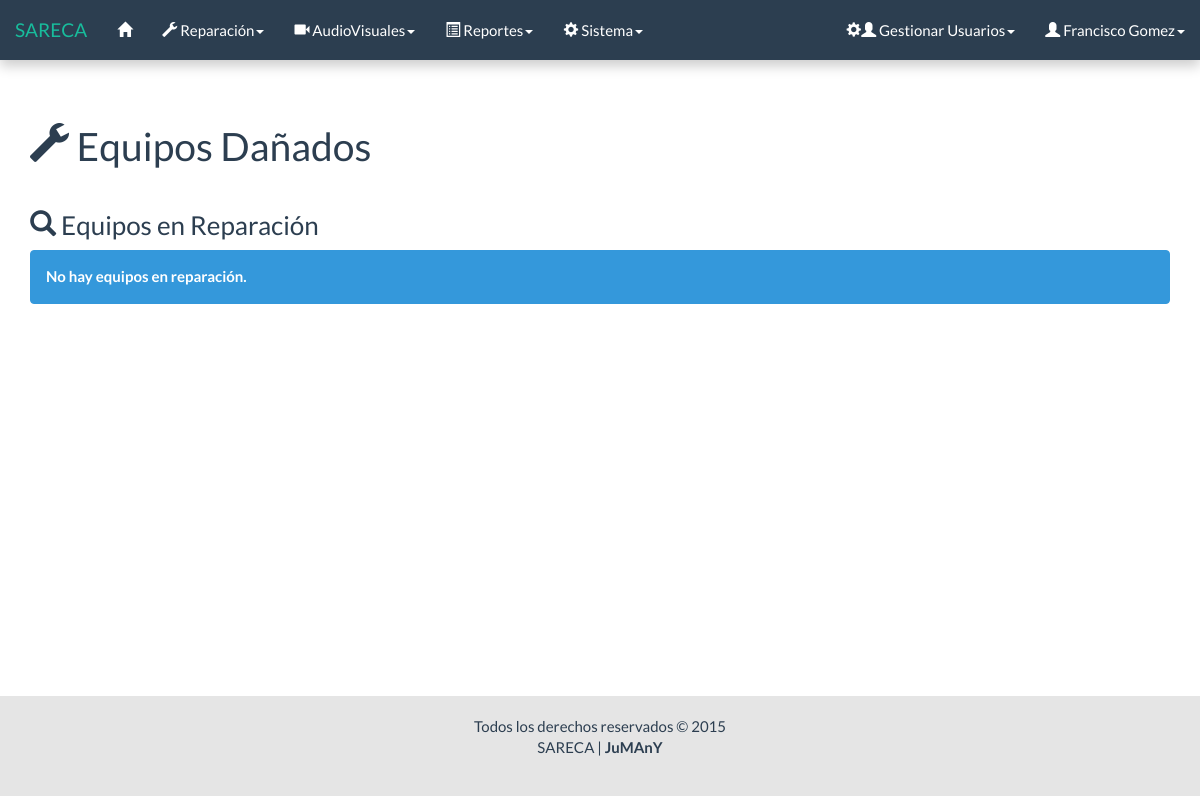
Page /html/consulta_equipo_f.php (signed in) on the earlier database version.
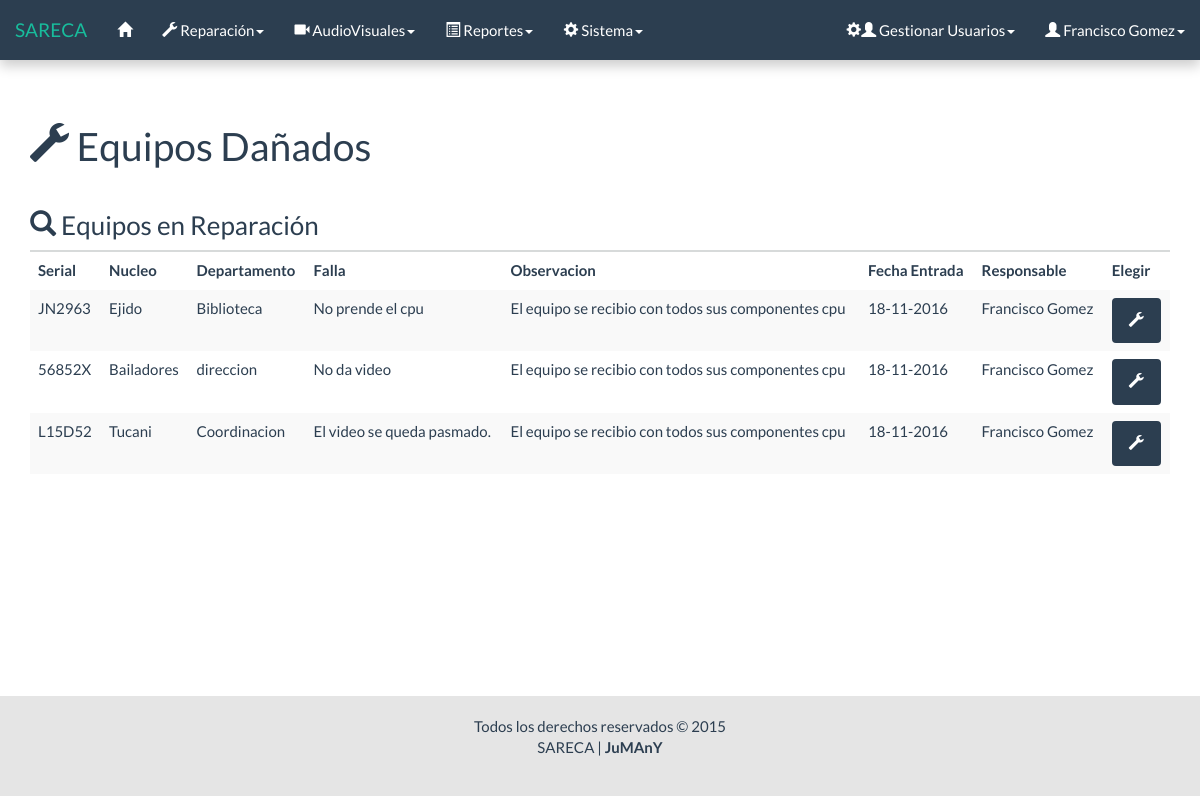
Same page on the later database version.
### tables this page shows
CREATE TABLE `reparacion` (
  `Id` int(11) NOT NULL AUTO_INCREMENT,
  `Serial_equipo` varchar(11) NOT NULL,
  `Fecha_entrada` date NOT NULL,
  `Nucleo` varchar(50) NOT NULL,
  `Departamento` varchar(100) NOT NULL,
  `falla` varchar(200) NOT NULL,
  `Estado` int(1) NOT NULL,
  `observacion` varchar(200) NOT NULL,
  `resultado` int(1) NOT NULL,
  `observacion_reaparacion` varchar(200) NOT NULL,
  `Fecha_salida` date NOT NULL,
  `responsable` varchar(50) NOT NULL,
  PRIMARY KEY (`Id`),
  UNIQUE KEY `Serial_equipo` (`Serial_equipo`,`Fecha_entrada`),
  KEY `responsable` (`responsable`),
  CONSTRAINT `reparacion_ibfk_1` FOREIGN KEY (`responsable`) REFERENCES `usuario` (`Id`) ON UPDATE CASCADE
);

CREATE TABLE `usuario` (
  `Id` varchar(50) NOT NULL,
  `Contrasena` varchar(32) NOT NULL,
  `Nivel` int(1) NOT NULL,
  `Nombre` varchar(50) NOT NULL,
  `correo` varchar(50) NOT NULL,
  PRIMARY KEY (`Id`)
);

### html/consulta_equipo_f.php (the view, shortened to what this page needs)
<?php
	require('../php/conexion/conexion.php');
	$sql = "SELECT reparacion.*, usuario.Nombre
			FROM reparacion
			JOIN usuario ON usuario.Id = reparacion.responsable
			WHERE Estado = 1";
	$res = $conectar->query($sql);
?>
<!DOCTYPE html>
<html lang="es">
	<head>
		<link rel="stylesheet" href="../css/bootstrap.css">
		<link rel="stylesheet" href="../css/general.css">
	</head>
	<body>
		<div id="wrap">
			<?php
				include("menu/menu.php");
			?>
			<div class="container">
				<div class="bs-docs-section">
					<?php
						include('mensaje/mensaje.php');
					?>
					<div class="row">
						<div class="col-lg-12">
							<div class="page-header">
								<h1><span class="glyphicon glyphicon-wrench"></span> Equipos Dañados</h1>
							</div>
							<?php
							if ($res->num_rows == 0) {
							?>
								<h3><span class="glyphicon glyphicon-search"></span> Equipos en Reparación</h3>
								<div class="alert alert-dismissible alert-info">
									<strong>No hay equipos en reparación.</strong>
								</div>
							<?php
							} else {
							?>
								<h3><span class="glyphicon glyphicon-search"></span> Equipos en Reparación</h3>
								<table class="table table-striped table-hover">
									<thead>
										<tr>
											<th>Serial</th>
											<th>Nucleo</th>
											<th>Departamento</th>
											<th>Falla</th>
											<th>Observacion</th>
											<th>Fecha Entrada</th>
											<th>Responsable</th>
											<th>Elegir</th>
										</tr>
									</thead>
									<tbody>
										<?php
										while ($fila = $res->fetch_object()) {
											list($a,$m,$d) = explode('-',$fila->Fecha_entrada);
											printf('
												<tr>
													<td>%s</td>
													<td>%s</td>
													<td>%s</td>
													<td>%s</td>
													<td>%s</td>
													<td>%d-%d-%d</td>
													<td>%s</td>
													<td><a href="consulta_reparacion_f.php?s=%s" class="btn btn-primary" data-toggle="tooltip" data-placement="right" title="" data-original-title="Reparar"><span class="glyphicon glyphicon-wrench"></span> </a></td>
												</tr>',
												$fila->Serial_equipo,
												$fila->Nucleo,
												$fila->Departamento,
												$fila->falla,
												$fila->observacion,
												$d,
												$m,
												$a,
												$fila->Nombre,
												$fila->Serial_equipo
											);
										}
										?>
									</tbody>
								</table>
							<?php
							}
							?>
						</div>
					</div>
				</div>
			</div>
			<div id="push"></div>
		</div>
		<div id="footer">
			<div class="container">
				<p class="muted credit">
					Todos los derechos reservados &copy; 2015 <br>
					SARECA | <b>JuMAnY</b>
				</p>
			</div>
		</div>
	</body>
</html>

Differences in the rows shown:
now on this page (row edited): reparacion: Serial_equipo "JN2963", Nucleo "Ejido", Departamento "Biblioteca", falla "No prende el cpu", observacion "El equipo se recibio con todos sus componentes cpu", d "18", m "11", a "2016", responsable.Nombre "Francisco Gomez"
added reparacion: Serial_equipo "56852X", Nucleo "Bailadores", Departamento "direccion", falla "No da video", observacion "El equipo se recibio con todos sus componentes cpu", d "18", m "11", a "2016", responsable.Nombre "Francisco Gomez"
added reparacion: Serial_equipo "L15D52", Nucleo "Tucani", Departamento "Coordinacion", falla "El video se queda pasmado.", observacion "El equipo se recibio con todos sus componentes cpu", d "18", m "11", a "2016", responsable.Nombre "Francisco Gomez"
Other differences:
text no longer shown: "No hay equipos en reparación."
text now shown: "Serial Nucleo Departamento Falla Observacion Fecha Entrada Responsable Elegir"
